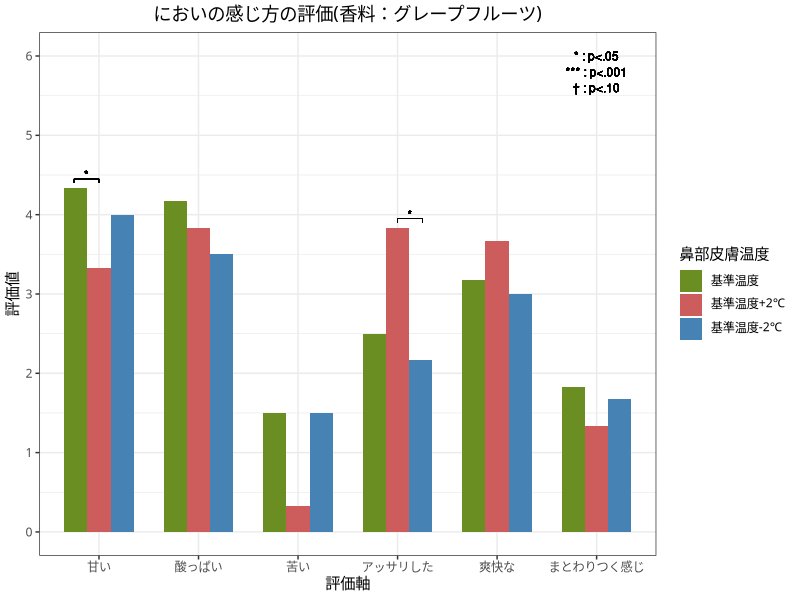

Here is the R script that generated this plot:
library(ggplot2)
library(ggsci)

data_rating <- read.csv("ex2_grapefruit.csv", header=TRUE)
data_rating$鼻部皮膚温度 <- factor(data_rating$温度, levels = c('基準温度', '基準温度+2℃', '基準温度-2℃'))
g <- ggplot(data_rating, aes(x = 評価軸, y = 評価値, fill = 鼻部皮膚温度))
g <- g + geom_bar(width = 0.7, position = position_dodge(width = 0.7), stat = "identity")
g <- g + scale_x_discrete(limit=c('甘い', '酸っぱい', '苦い', 'アッサリした', '爽快な', 'まとわりつく感じ'))
g <- g + theme_bw(base_family="HiraKakuProN-W3")
g <- g + scale_y_continuous(breaks=seq(0, 6, length=7), limits=c(0,6))
g <- g + scale_fill_manual(values = c("#6B8E23", "#CD5C5C", "#4682B4"))
# 有意差を書き込む
# アスタリスク
g <- g + geom_text(x = 0.875, y = 4.5, label = "*", size = 3) + geom_segment(x = 0.75, xend = 0.75, y = 4.45, yend = 4.4, size = 0.2) + geom_segment(x = 0.75, xend = 1, y = 4.45, yend = 4.45, size = 0.2) + geom_segment(x = 1, xend = 1, y = 4.45, yend = 4.4, size = 0.2)

g <- g + geom_text(x = 4.125, y = 4, label = "*", size = 3) + geom_segment(x = 4, xend = 4, y = 3.95, yend = 3.9, size = 0.2) + geom_segment(x = 4, xend = 4.25, y = 3.95, yend = 3.95, size = 0.2) + geom_segment(x = 4.25, xend = 4.25, y = 3.95, yend = 3.9, size = 0.2)

g <- g + geom_text(x = 6, y = 6, label = "* : p<.05", size = 3)
g <- g + geom_text(x = 6, y = 5.8, label = "*** : p<.001", size = 3)
g <- g + geom_text(x = 6, y = 5.6, label = "† : p<.10", size = 3)

# タイトル追加
g <- g + ggtitle("においの感じ方の評価(香料：グレープフルーツ)") + theme(plot.title = element_text(hjust = 0.5))

plot(g)